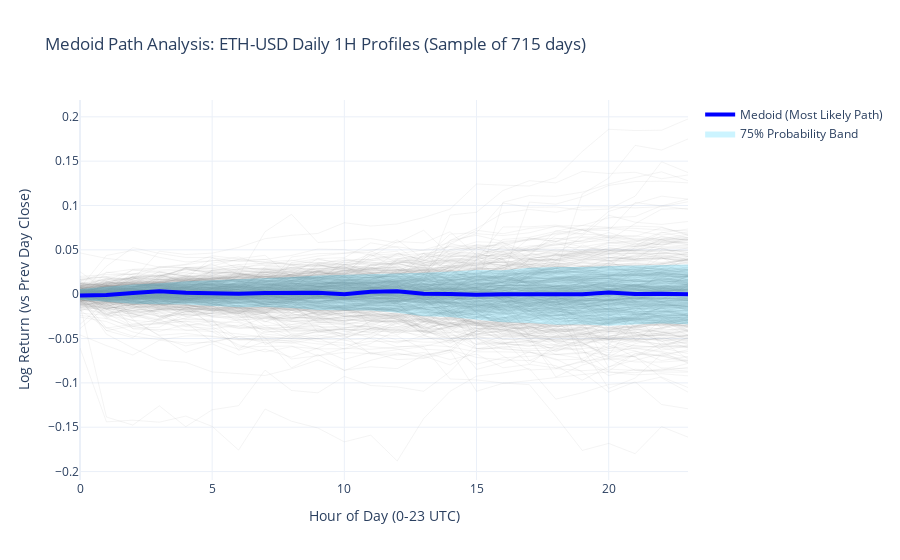

The notebook cell saved with this chart:
### Markdown cell above
## 4. Visualization
We use Plotly to create an interactive chart showing:
1. **All Paths**: Faint, to show density.
2. **The Medoid**: Highlighted, representing the "center" of behavior.
3. **Probability Bands**: The statistical "normal" range.

### Code cell
time_steps = np.arange(24)

fig = go.Figure()

# 1. Plot all background paths (Sampling a subset if too many for performance, e.g., max 500)
MAX_PATHS_TO_PLOT = 500
indices = np.arange(len(series_matrix))
if len(indices) > MAX_PATHS_TO_PLOT:
    np.random.shuffle(indices)
    indices = indices[:MAX_PATHS_TO_PLOT]

for idx in indices:
    fig.add_trace(
        go.Scatter(
            x=time_steps,
            y=series_matrix[idx],
            mode="lines",
            line={"color": "rgba(150, 150, 150, 0.1)", "width": 1},
            showlegend=False,
            hoverinfo="skip",
        )
    )

# 2. Plot Probability Bands (Filled Area)
# Upper Bound
fig.add_trace(
    go.Scatter(x=time_steps, y=upper_path, mode="lines", line={"width": 0}, showlegend=False, name="Upper Limit")
)

# Lower Bound (with fill)
fig.add_trace(
    go.Scatter(
        x=time_steps,
        y=lower_path,
        mode="lines",
        line={"width": 0},
        fill="tonexty",  # Fill to the trace before it (Upper Limit)
        fillcolor="rgba(0, 200, 255, 0.2)",
        showlegend=True,
        name=f"{int(PROBABILITY*100)}% Probability Band",
    )
)

# 3. Plot Medoid Path
fig.add_trace(
    go.Scatter(
        x=time_steps, y=medoid_path, mode="lines", line={"color": "blue", "width": 4}, name="Medoid (Most Likely Path)"
    )
)

fig.update_layout(
    title=f"Medoid Path Analysis: ETH-USD Daily 1H Profiles (Sample of {len(series_matrix)} days)",
    xaxis_title="Hour of Day (0-23 UTC)",
    yaxis_title="Log Return (vs Prev Day Close)",
    template="plotly_white",
    hovermode="x unified",
)

fig.show()
